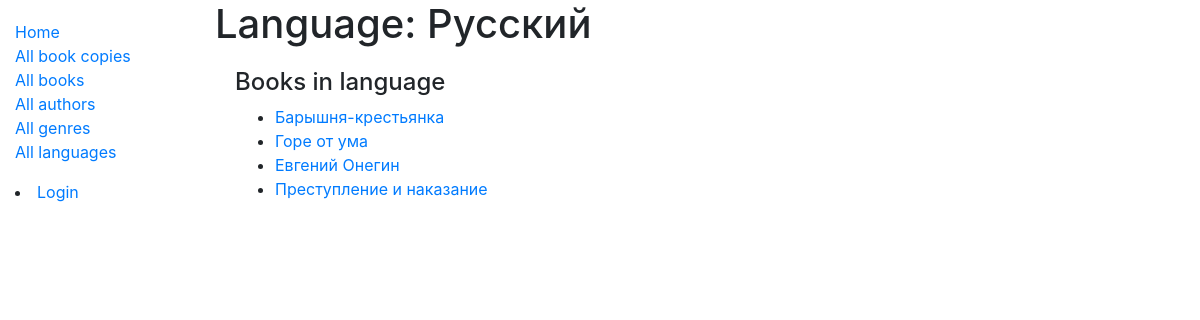
The app's page /catalog/language/1 with its own data.
### catalog/models.py (models this page shows, shortened)
class Language(models.Model):
    name = models.CharField('Наименование', max_length=200, unique=True, help_text='Язык издания книги. Например, Русский, English, 中國 и т.п.')
    class Meta:
        ordering = ['name']

class Book(models.Model):
    title = models.CharField('Наименование', max_length=200, help_text='')
    author = models.ForeignKey('Author', verbose_name='Автор', on_delete=models.RESTRICT, null=True, help_text='')
    summary = models.TextField('О книге', max_length=1000, help_text='')
    isbn = models.CharField('ISBN', max_length=13, unique=True, help_text='')
    genre = models.ManyToManyField('Genre', verbose_name='Жанр', help_text='')
    language = models.ForeignKey('Language', verbose_name='Язык', on_delete=models.SET_NULL, null=True, help_text='')
    class Meta:
        ordering = ['title', 'author']
        permissions = (("can_change_books_data", "Add, edit, delete books"),)
    def display_genre(self):
        return ', '.join([genre.name for genre in self.genre.all()[:3]])
    display_genre.short_description = 'Жанр произведения'
    def get_absolute_url(self):
        return reverse('book-detail', args=[str(self.id)])

### catalog/views.py (the view)
# urls.py: path('language/<int:pk>', views.LanguageDetailView.as_view(),
class LanguageDetailView(generic.DetailView):
    model = Language

### catalog/templates/catalog/language_detail.html (shortened to what this page needs)
{% extends "base_generic.html" %}
{% block content %}
<h1>Language: {{ language.name }}</h1>
<div style="margin-left:20px;margin-top:20px">
<h4>Books in language</h4>
<ul>
  {% for copy in language.book_set.all %}
  <li>
    <a href="{{ copy.get_absolute_url }}">{{ copy.title }}</a>
  </li>
  {% empty %}
  <li>There are no books in this language.</li>
  {% endfor %}
</ul>
{% endblock %}
{% block sidebar %}
  {{ block.super }}
{% endblock %}

### records on screen
Language: name "Русский"
Book: title "Барышня-крестьянка"
Book: title "Горе от ума"
Book: title "Евгений Онегин"
Book: title "Преступление и наказание"
